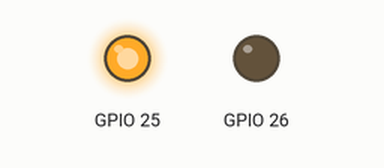
This sketch was run on a simulated ESP32. On the bench: output pins drawn as LEDs (lit = HIGH).

Above: at 2.5 s.
At 7.5 s:
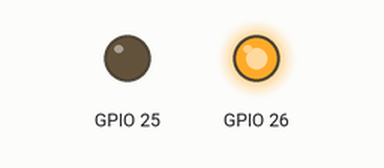
Timing chart, 0 to 13.0 s (numbered marks = the images above):
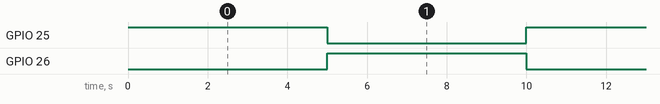

Measured:
- by itself, GPIO 25, GPIO 26: alternates HIGH for 5.0 s and LOW for 5.0 s

The sketch:

sketch_section5_motor_copy_20240424213153.ino
```cpp
int motor1a = 25;
int motor1b = 26;

void setup() {
  // put your setup code here, to run once:
pinMode(25,OUTPUT);
pinMode(26,OUTPUT);

}

void loop() {
  // put your main code here, to run repeatedly:
digitalWrite(25,HIGH);
digitalWrite(26,LOW);
delay(5000);
digitalWrite(25,LOW);
digitalWrite(26,HIGH);
delay(5000);

}
```
